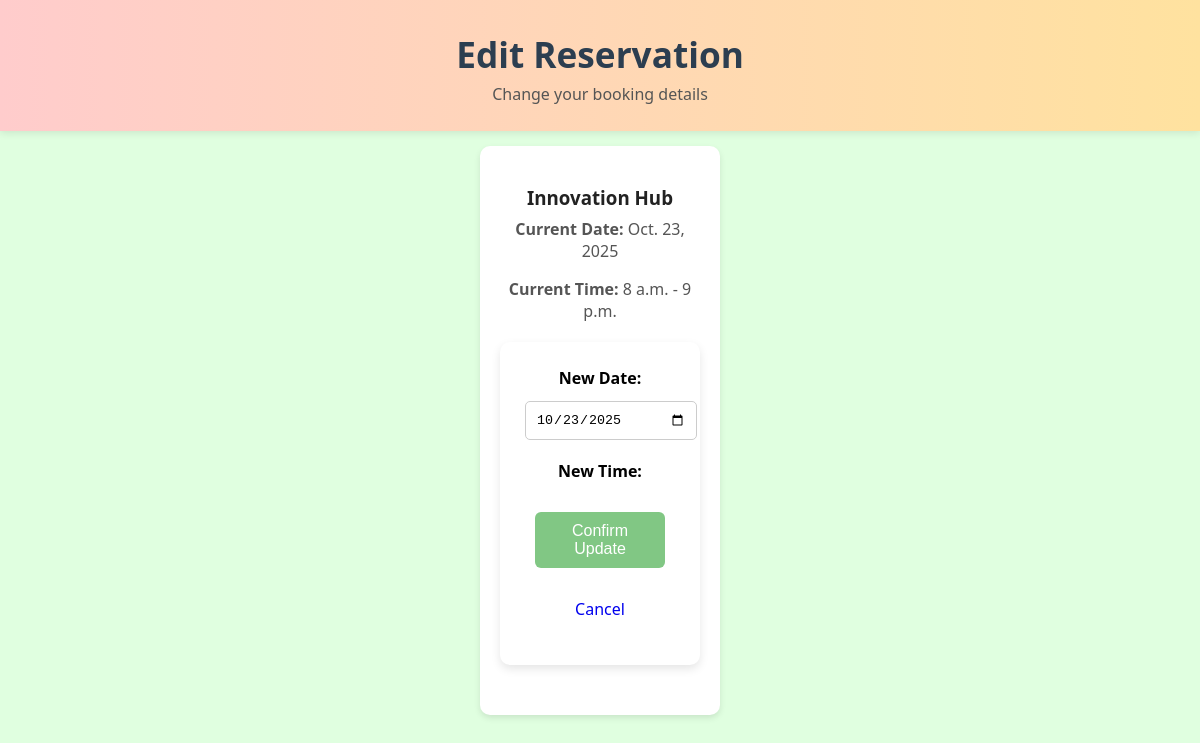
Screenshot of /api/edit/1/ with the database file from the repository.
### reservations/models.py (models this page shows, shortened)
class Reservation(models.Model):
    user = models.ForeignKey(User, on_delete=models.CASCADE)
    room = models.ForeignKey(Room, on_delete=models.CASCADE)
    date = models.DateField()
    start_time = models.TimeField()
    end_time = models.TimeField()

class Room(models.Model):
    name = models.CharField(max_length=100)
    capacity = models.IntegerField()
    location = models.CharField(max_length=100)
    is_available = models.BooleanField(default=True)

### reservations/views.py (the view)
# urls.py: path('edit/<int:reservation_id>/', views.edit_reservation, name='edit_reservation'),
def edit_reservation(request, reservation_id):
    reservation = get_object_or_404(Reservation, id=reservation_id)
    if request.method == 'POST':
        form = EditReservationForm(request.POST, instance=reservation)
        if form.is_valid():
            new_date = form.cleaned_data['date']
            new_time = form.cleaned_data['time']
            reservation.date = new_date
            reservation.start_time = new_time
            reservation.end_time = (datetime.combine(new_date, new_time) + timedelta(hours=1)).time()
            reservation.save()
            return redirect('my_reservations')
    else:
        form = EditReservationForm(instance=reservation)
    return render(request, 'reservations/edit_reservation.html', {'form': form, 'reservation': reservation})

### reservations/forms.py (shortened to what this page needs)
class EditReservationForm(forms.ModelForm):
    class Meta:
        model = Reservation
        fields = ['user', 'room', 'date', 'start_time', 'end_time']
        widgets = {
            'date': forms.DateInput(attrs={'type': 'date'}),
            'start_time': forms.TimeInput(attrs={'type': 'time'}),
            'end_time': forms.TimeInput(attrs={'type': 'time'}),
        }

### reservations/templates/reservations/edit_reservation.html (shortened to what this page needs)
{% load static %}
<!DOCTYPE html>
<html>
<head>
    <link rel="stylesheet" href="{% static 'css/style.css' %}">
</head>
<body>
<header>
    <h1>Edit Reservation</h1>
    <p>Change your booking details</p>
</header>
<div class="room-card-container" style="max-width: 420px; margin: auto;">
    <div class="room-card">
        <h3>{{ reservation.room.name }}</h3>
        <p><strong>Current Date:</strong> {{ reservation.date }}</p>
        <p><strong>Current Time:</strong> {{ reservation.start_time }} - {{ reservation.end_time }}</p>
        <form method="post" style="margin-top: 20px;">
            <label for="id_date"><strong>New Date:</strong></label>
            {{ form.date }}
            <label for="id_time" style="margin-top: 10px;"><strong>New Time:</strong></label>
            <div style="margin-top: 20px; text-align: center;">
                <button type="submit" class="btn btn-green">Confirm Update</button>
                <a href="{% url 'my_reservations' %}" class="btn btn-red">Cancel</a>
            </div>
        </form>
    </div>
</div>
</body>
</html>

### reservations/static/css/style.css (style rules this page uses)
body { font-family: 'Segoe UI', sans-serif; background-color: #e0ffe0; margin: 0; padding: 0; text-align: center; }
header { background: linear-gradient(to right, #ffcccc, #ffe29f); padding: 30px 0 10px 0; color: #2c3e50; box-shadow: 0 2px 8px rgba(0, 0, 0, 0.1); }
header h1 { margin: 0; font-size: 2.2em; font-weight: bold; }
header p { margin-top: 5px; color: #555; }
.btn { display: inline-block; margin: 10px; padding: 10px 18px; border: none; border-radius: 6px; font-size: 16px; cursor: pointer; font-weight: 500; text-decoration: none; }
.btn-green { background-color: #81c784; color: white; }
.room-card-container { display: flex; flex-wrap: wrap; justify-content: center; margin: 20px auto; max-width: 1200px; }
.room-card { background-color: white; border-radius: 10px; padding: 20px; margin: 15px; width: 200px; box-shadow: 0 3px 6px rgba(0,0,0,0.1); transition: transform 0.2s ease; }
.room-card h3 { margin-bottom: 8px; color: #222; }
.room-card p { margin-top: 0; color: #555; }
form { background-color: white; padding: 25px; border-radius: 10px; max-width: 400px; margin: 30px auto; box-shadow: 0 4px 10px rgba(0,0,0,0.1); }
form input, form select, form textarea { width: 100%; padding: 10px; margin-top: 12px; margin-bottom: 20px; border: 1px solid #ccc; border-radius: 5px; }
form button { background-color: #81c784; color: white; padding: 10px 18px; border: none; border-radius: 6px; cursor: pointer; }

### rows the page displays
Reservation: room.name "Innovation Hub", date "Oct. 23, 2025", start_time "8 a.m.", end_time "9 p.m.", date "10/23/2025"
